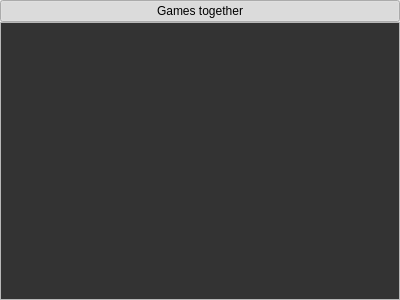
<?xml version="1.0" encoding="UTF-8"?>
<ui version="4.0">
 <class>GamesTogetherWidget</class>
 <widget class="QWidget" name="GamesTogetherWidget">
  <property name="geometry">
   <rect>
    <x>0</x>
    <y>0</y>
    <width>400</width>
    <height>300</height>
   </rect>
  </property>
  <property name="windowTitle">
   <string>Form</string>
  </property>
  <layout class="QVBoxLayout" name="verticalLayout">
   <property name="spacing">
    <number>0</number>
   </property>
   <property name="leftMargin">
    <number>0</number>
   </property>
   <property name="topMargin">
    <number>0</number>
   </property>
   <property name="rightMargin">
    <number>0</number>
   </property>
   <property name="bottomMargin">
    <number>0</number>
   </property>
   <item>
    <layout class="QHBoxLayout" name="horizontalLayout">
     <item>
      <widget class="QPushButton" name="pushButton">
       <property name="text">
        <string>Games together</string>
       </property>
       <property name="checkable">
        <bool>true</bool>
       </property>
       <property name="checked">
        <bool>true</bool>
       </property>
       <attribute name="buttonGroup">
        <string notr="true">buttonGroup</string>
       </attribute>
      </widget>
     </item>
    </layout>
   </item>
   <item>
    <widget class="QStackedWidget" name="stackedWidget">
     <widget class="QWidget" name="page">
      <layout class="QVBoxLayout" name="verticalLayout_2">
       <property name="spacing">
        <number>0</number>
       </property>
       <property name="leftMargin">
        <number>0</number>
       </property>
       <property name="topMargin">
        <number>0</number>
       </property>
       <property name="rightMargin">
        <number>0</number>
       </property>
       <property name="bottomMargin">
        <number>0</number>
       </property>
       <item>
        <widget class="QTreeWidget" name="treeWidgetGamesTogether">
         <property name="palette">
          <palette>
           <active>
            <colorrole role="Base">
             <brush brushstyle="SolidPattern">
              <color alpha="255">
               <red>51</red>
               <green>51</green>
               <blue>51</blue>
              </color>
             </brush>
            </colorrole>
           </active>
           <inactive>
            <colorrole role="Base">
             <brush brushstyle="SolidPattern">
              <color alpha="255">
               <red>51</red>
               <green>51</green>
               <blue>51</blue>
              </color>
             </brush>
            </colorrole>
           </inactive>
           <disabled>
            <colorrole role="Base">
             <brush brushstyle="SolidPattern">
              <color alpha="255">
               <red>237</red>
               <green>237</green>
               <blue>237</blue>
              </color>
             </brush>
            </colorrole>
           </disabled>
          </palette>
         </property>
         <property name="focusPolicy">
          <enum>Qt::NoFocus</enum>
         </property>
         <property name="verticalScrollBarPolicy">
          <enum>Qt::ScrollBarAlwaysOff</enum>
         </property>
         <property name="horizontalScrollBarPolicy">
          <enum>Qt::ScrollBarAlwaysOff</enum>
         </property>
         <property name="columnCount">
          <number>4</number>
         </property>
         <attribute name="headerVisible">
          <bool>false</bool>
         </attribute>
         <column>
          <property name="text">
           <string notr="true">1</string>
          </property>
         </column>
         <column>
          <property name="text">
           <string notr="true">2</string>
          </property>
         </column>
         <column>
          <property name="text">
           <string notr="true">3</string>
          </property>
         </column>
         <column>
          <property name="text">
           <string notr="true">4</string>
          </property>
         </column>
        </widget>
       </item>
      </layout>
     </widget>
    </widget>
   </item>
  </layout>
 </widget>
 <resources/>
 <connections/>
 <buttongroups>
  <buttongroup name="buttonGroup"/>
 </buttongroups>
</ui>
